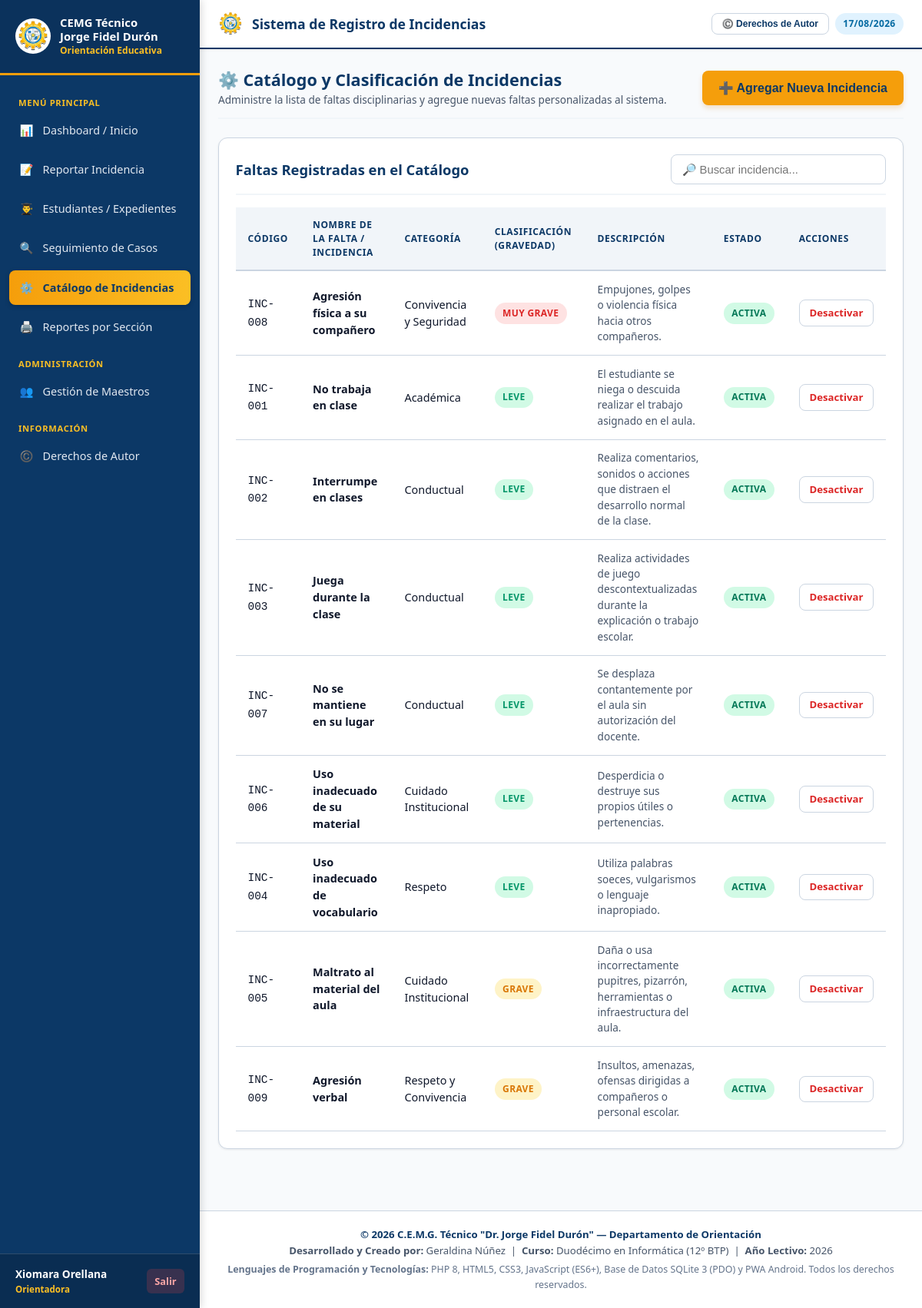
Screenshot of /index.php?action=catalogo_faltas (signed in) with the database file from the repository.
### tables this page shows
CREATE TABLE incident_types (
                id INTEGER PRIMARY KEY AUTOINCREMENT,
                code TEXT UNIQUE,
                name TEXT NOT NULL,
                category TEXT DEFAULT 'General',
                severity TEXT CHECK(severity IN ('Leve', 'Grave', 'Muy Grave')) DEFAULT 'Leve',
                description TEXT,
                is_active INTEGER DEFAULT 1,
                created_at DATETIME DEFAULT CURRENT_TIMESTAMP
            );

### config/database.php (called while the page is built, shortened)
<?php
class Database {
    private static $instance = null;
    private $pdo;
    private function __construct() {
        $dbFile = __DIR__ . '/../database.sqlite';
        try {
            $this->pdo = new PDO("sqlite:" . $dbFile);
            $this->pdo->setAttribute(PDO::ATTR_ERRMODE, PDO::ERRMODE_EXCEPTION);
            $this->pdo->setAttribute(PDO::ATTR_DEFAULT_FETCH_MODE, PDO::FETCH_ASSOC);
            $this->pdo->exec("PRAGMA foreign_keys = ON;");
        } catch (PDOException $e) {
            die("Error de conexión a la base de datos: " . $e->getMessage());
        }
    }
    public static function getInstance() {
        if (self::$instance === null) {
            self::$instance = new Database();
        }
        return self::$instance;
    }
    public function getConnection() {
        return $this->pdo;
    }
    private function initTables() {
        try {
            $this->pdo->exec("ALTER TABLE incident_reports ADD COLUMN custom_reporter_name TEXT;");
        } catch (PDOException $e) {
        }
    }
}

### controllers/IncidentController.php (called while the page is built, shortened)
<?php
require_once __DIR__ . '/../config/database.php';
class IncidentController {
    private $db;
    public function __construct() {
        $this->db = Database::getInstance()->getConnection();
    }
    public function getAllIncidentTypes($activeOnly = true) {
        $sql = "SELECT * FROM incident_types";
        $sql .= " ORDER BY severity DESC, category ASC, name ASC";
        $stmt = $this->db->query($sql);
        return $stmt->fetchAll();
    }
}

### views/catalogo_faltas.php (the view, shortened to what this page needs)
<?php
require_once __DIR__ . '/header.php';
require_once __DIR__ . '/../controllers/IncidentController.php';
$incidentController = new IncidentController();
$incidents = $incidentController->getAllIncidentTypes(false);
?>
<div class="card-header" style="margin-bottom: 1.5rem;">
    <div>
        <h2 style="font-size: 1.35rem; font-weight: 800; color: var(--primary);">⚙️ Catálogo y Clasificación de Incidencias</h2>
        <p style="font-size: 0.85rem; color: var(--text-muted);">
            Administre la lista de faltas disciplinarias y agregue nuevas faltas personalizadas al sistema.
        </p>
    </div>
    <button onclick="openModal('modalAddIncident')" class="btn btn-secondary" style="padding: 0.75rem 1.25rem; font-size: 1rem; box-shadow: 0 4px 6px rgba(217, 119, 6, 0.2);">
        ➕ Agregar Nueva Incidencia
    </button>
</div>
<div class="card">
    <div class="card-header">
        <div class="card-title">Faltas Registradas en el Catálogo</div>
        <input type="text" class="form-control live-search-input" data-table="table-catalog" placeholder="🔎 Buscar incidencia..." style="max-width: 280px;">
    </div>
    <div class="table-responsive">
        <table class="table" id="table-catalog">
            <thead>
                <tr>
                    <th>Código</th>
                    <th>Nombre de la Falta / Incidencia</th>
                    <th>Categoría</th>
                    <th>Clasificación (Gravedad)</th>
                    <th>Descripción</th>
                    <th>Estado</th>
                    <th>Acciones</th>
                </tr>
            </thead>
            <tbody>
                <?php foreach ($incidents as $inc): ?>
                    <tr>
                        <td><code><?= htmlspecialchars($inc['code']) ?></code></td>
                        <td><strong><?= htmlspecialchars($inc['name']) ?></strong></td>
                        <td><?= htmlspecialchars($inc['category']) ?></td>
                        <td>
                            <span class="badge badge-<?= strtolower(str_replace(' ', '-', $inc['severity'])) ?>">
                                <?= htmlspecialchars($inc['severity']) ?>
                            </span>
                        </td>
                        <td style="font-size: 0.85rem; max-width: 300px; color: var(--text-muted);">
                            <?= htmlspecialchars($inc['description'] ?? 'Sin descripción') ?>
                        </td>
                        <td>
                            <?php if ($inc['is_active']): ?>
                                <span class="badge badge-resuelto">Activa</span>
                            <?php else: ?>
                                <span class="badge badge-sancion">Inactiva</span>
                            <?php endif; ?>
                        </td>
                        <td>
                            <?php if ($inc['is_active']): ?>
                                <a href="index.php?action=eliminar_incidencia_tipo&id=<?= $inc['id'] ?>" class="btn btn-outline btn-sm" style="color: var(--danger);" onclick="return confirm('¿Desactivar esta falta del catálogo?')">
                                    Desactivar
                                </a>
                            <?php endif; ?>
                        </td>
                    </tr>
                <?php endforeach; ?>
            </tbody>
        </table>
    </div>
</div>
<?php require_once __DIR__ . '/footer.php'; ?>

### assets/css/style.css (style rules this page uses)
:root { --primary: #0c3866; --primary-hover: #08284a; --primary-light: #eff6ff; --secondary: #f59e0b; --secondary-hover: #d97706; --secondary-light: #fef3c7; --yellow-accent: #fbbf24; --accent: #0284c7; --success: #059669; --success-bg: #d1fae5; --warning: #d97706; --warning-bg: #fef3c7; --danger: #dc2626; --danger-bg: #fee2e2; --info: #0284c7; --info-bg: #e0f2fe; --bg-main: #f8fafc; --bg-card: #ffffff; --text-main: #0f172a; --text-muted: #475569; --border: #cbd5e1; --font-family: system-ui, -apple-system, BlinkMacSystemFont, 'Segoe UI', Roboto, Helvetica, Arial, sans-serif; --shadow-sm: 0 1px 3px 0 rgba(0, 0, 0, 0.08); --shadow-md: 0 4px 6px -1px rgba(0, 0, 0, 0.12), 0 2px 4px -1px rgba(0, 0, 0, 0.07); --shadow-lg: 0 10px 15px -3px rgba(0, 0, 0, 0.15), 0 4px 6px -2px rgba(0, 0, 0, 0.08); --radius: 12px; --radius-sm: 8px; }
* { box-sizing: border-box; margin: 0; padding: 0; }
body { font-family: var(--font-family); background-color: var(--bg-main); color: var(--text-main); line-height: 1.5; min-height: 100vh; }
.card { background-color: var(--bg-card); border-radius: var(--radius); border: 1px solid var(--border); box-shadow: var(--shadow-sm); padding: 1.35rem; margin-bottom: 1.5rem; }
.card-header { display: flex; align-items: center; justify-content: space-between; margin-bottom: 1rem; padding-bottom: 0.75rem; border-bottom: 2px solid #f1f5f9; }
.card-title { font-size: 1.15rem; font-weight: 800; color: var(--primary); }
.btn { display: inline-flex; align-items: center; justify-content: center; gap: 0.5rem; padding: 0.65rem 1.25rem; font-size: 0.9rem; font-weight: 700; border-radius: var(--radius-sm); border: 1px solid transparent; cursor: pointer; text-decoration: none; transition: all 0.2s ease; }
.btn-secondary { background-color: var(--secondary); color: var(--primary); font-weight: 800; }
.btn-outline { background-color: #ffffff; border-color: var(--border); color: var(--primary); }
.btn-sm { padding: 0.4rem 0.8rem; font-size: 0.825rem; }
.form-control { width: 100%; padding: 0.65rem 0.85rem; font-size: 0.925rem; border: 1.5px solid var(--border); border-radius: var(--radius-sm); background-color: #ffffff; color: var(--text-main); transition: border-color 0.2s; }
.table-responsive { width: 100%; overflow-x: auto; }
.table { width: 100%; border-collapse: collapse; text-align: left; font-size: 0.9rem; }
.table th { background-color: #f1f5f9; color: var(--primary); font-weight: 800; text-transform: uppercase; font-size: 0.75rem; letter-spacing: 0.05em; padding: 0.85rem 1rem; border-bottom: 2px solid var(--border); }
.table td { padding: 0.85rem 1rem; border-bottom: 1px solid var(--border); vertical-align: middle; }
.badge { display: inline-block; padding: 0.3rem 0.65rem; font-size: 0.75rem; font-weight: 800; border-radius: 9999px; text-transform: uppercase; letter-spacing: 0.03em; }
.badge-leve { background-color: var(--success-bg); color: var(--success); }
.badge-grave { background-color: var(--warning-bg); color: var(--warning); }
.badge-muy-grave { background-color: var(--danger-bg); color: var(--danger); }
.badge-resuelto { background-color: #d1fae5; color: #047857; }

### rows the page displays
incident_types: code "INC-008", name "Agresión física a su compañero", category "Convivencia y Seguridad", severity "MUY GRAVE", description "Empujones, golpes o violencia física hacia otros compañeros.", is_active "ACTIVA"
incident_types: code "INC-001", name "No trabaja en clase", category "Académica", severity "LEVE", description "El estudiante se niega o descuida realizar el trabajo asignado en el aula.", is_active "ACTIVA"
incident_types: code "INC-002", name "Interrumpe en clases", category "Conductual", severity "LEVE", description "Realiza comentarios, sonidos o acciones que distraen el desarrollo normal de la clase.", is_active "ACTIVA"
incident_types: code "INC-003", name "Juega durante la clase", category "Conductual", severity "LEVE", description "Realiza actividades de juego descontextualizadas durante la explicación o trabajo escolar.", is_active "ACTIVA"
incident_types: code "INC-007", name "No se mantiene en su lugar", category "Conductual", severity "LEVE", description "Se desplaza contantemente por el aula sin autorización del docente.", is_active "ACTIVA"
incident_types: code "INC-006", name "Uso inadecuado de su material", category "Cuidado Institucional", severity "LEVE", description "Desperdicia o destruye sus propios útiles o pertenencias.", is_active "ACTIVA"
incident_types: code "INC-004", name "Uso inadecuado de vocabulario", category "Respeto", severity "LEVE", description "Utiliza palabras soeces, vulgarismos o lenguaje inapropiado.", is_active "ACTIVA"
incident_types: code "INC-005", name "Maltrato al material del aula", category "Cuidado Institucional", severity "GRAVE", description "Daña o usa incorrectamente pupitres, pizarrón, herramientas o infraestructura del aula.", is_active "ACTIVA"
incident_types: code "INC-009", name "Agresión verbal", category "Respeto y Convivencia", severity "GRAVE", description "Insultos, amenazas, ofensas dirigidas a compañeros o personal escolar.", is_active "ACTIVA"

### other values shown
$fullName "Xiomara Orellana"
$roleName "Orientadora"
